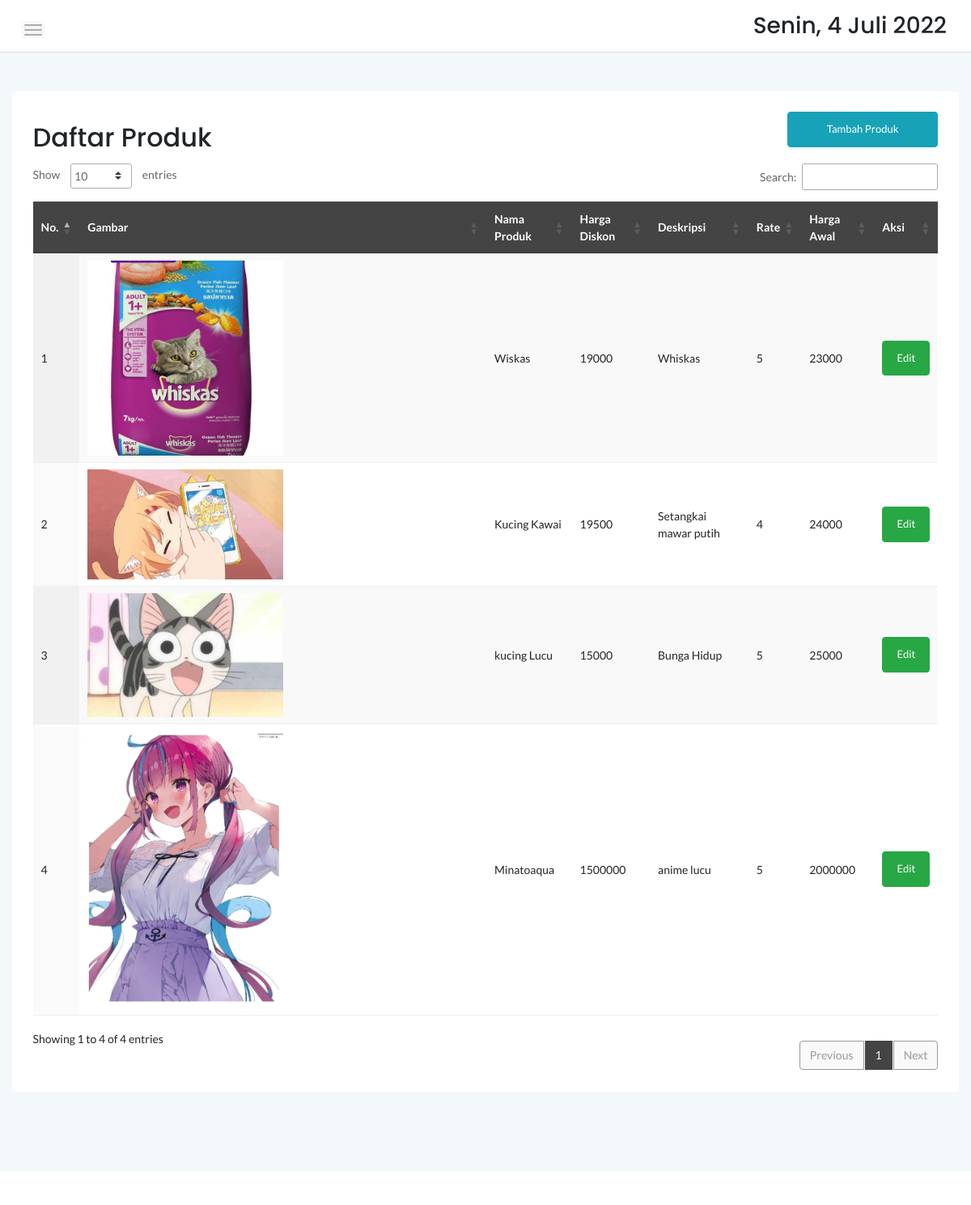
The app's page /admin/produk.php with its own data.
### tables this page shows
CREATE TABLE `produk` (
  `idproduk` int(11) NOT NULL,
  `namaproduk` varchar(30) NOT NULL,
  `gambar` varchar(100) NOT NULL,
  `deskripsi` varchar(200) NOT NULL,
  `rate` int(11) NOT NULL,
  `hargabefore` int(11) NOT NULL,
  `hargaafter` int(11) NOT NULL,
  `tgldibuat` timestamp NOT NULL DEFAULT current_timestamp()
);

### admin/produk.php (the view, shortened to what this page needs)
<?php
	include '../dbconnect.php';
	?>
<!doctype html>
<html class="no-js" lang="en">
<head>
    <link rel="stylesheet" href="assets/css/bootstrap.min.css">
    <link rel="stylesheet" href="assets/css/font-awesome.min.css">
    <link rel="stylesheet" href="assets/css/themify-icons.css">
    <link rel="stylesheet" href="assets/css/metisMenu.css">
    <link rel="stylesheet" href="assets/css/owl.carousel.min.css">
    <link rel="stylesheet" href="assets/css/slicknav.min.css">
    <link rel="stylesheet" href="https://www.amcharts.com/lib/3/plugins/export/export.css" type="text/css" media="all" />
	<link rel="stylesheet" type="text/css" href="https://cdn.datatables.net/1.10.20/css/jquery.dataTables.min.css">
    <link rel="stylesheet" type="text/css" href="https://cdn.datatables.net/1.10.20/css/jquery.dataTables.css">
    <link rel="stylesheet" type="text/css" href="https://cdn.datatables.net/1.10.20/css/dataTables.bootstrap4.min.css">
    <link rel="stylesheet" type="text/css" href="https://cdn.datatables.net/responsive/2.2.3/css/responsive.bootstrap.min.css">
    <link rel="stylesheet" type="text/css" href="https://cdn.datatables.net/responsive/2.2.3/css/responsive.jqueryui.min.css">
	<link rel="stylesheet" type="text/css" href="https://cdn.datatables.net/buttons/1.5.2/css/buttons.dataTables.min.css">
    <link rel="stylesheet" href="assets/css/typography.css">
    <link rel="stylesheet" href="assets/css/default-css.css">
    <link rel="stylesheet" href="assets/css/styles.css">
    <link rel="stylesheet" href="assets/css/responsive.css">
</head>
<body>
    <div class="page-container">
        <div class="main-content">
            <div class="header-area">
                <div class="row align-items-center">
                    <div class="col-md-6 col-sm-8 clearfix">
                        <div class="nav-btn pull-left">
                            <span></span>
                            <span></span>
                            <span></span>
                        </div>
                    </div>
                    <div class="col-md-6 col-sm-4 clearfix">
                        <ul class="notification-area pull-right">
                            <li><h3><div class="date">
						</b></div></h3>
						</li>
                        </ul>
                    </div>
                </div>
            </div>
            <div class="main-content-inner">
                <div class="row mt-5 mb-5">
                    <div class="col-12">
                        <div class="card">
                            <div class="card-body">
                                <div class="d-sm-flex justify-content-between align-items-center">
									<h2>Daftar Produk</h2>
									<button style="margin-bottom:20px" data-toggle="modal" data-target="#myModal" class="btn btn-info col-md-2">Tambah Produk</button>
                                </div>
                                    <div class="data-tables datatable-dark">
										 <table id="dataTable3" class="display" style="width:100%"><thead class="thead-dark">
											<tr>
												<th>No.</th>
												<th>Gambar</th>
												<th>Nama Produk</th>
												<th>Harga Diskon</th>
												<th>Deskripsi</th>
												<th>Rate</th>
												<th>Harga Awal</th>
												<th>Aksi</th>
											</tr></thead><tbody>
											<?php
											$brgs=mysqli_query($conn,"SELECT * from produk order by idproduk ASC");
											$no=1;
											while($p=mysqli_fetch_array($brgs)){
												?>
												<tr>
													<td><?php echo $no++ ?></td>
													<td><img src="../<?php echo $p['gambar'] ?>" width="50%"\></td>
													<td><?php echo $p['namaproduk'] ?></td>
													<td><?php echo $p['hargaafter'] ?></td>
													<td><?php echo $p['deskripsi'] ?></td>
													<td><?php echo $p['rate'] ?></td>
													<td><?php echo $p['hargabefore'] ?></td>
													<td style="text-align: center;">
														<button data-toggle="modal" data-target="#editModal<?php echo $p['idproduk'] ?>" class="btn btn-success">Edit</button>
													</td>
												</tr>
												<?php
											}
											?>
										</tbody>
										</table>
                                    </div>
								 </div>
                            </div>
                        </div>
                    </div>
                </div>
            </div>
        </div>
        <footer>
            <div class="footer-area">
            </div>
        </footer>
</body>
</html>

### admin/assets/css/styles.css (style rules this page uses)
.page-container { width: 100%; height: 100%; min-height: 100vh; padding-left: 280px; -webkit-transition: padding-left 0.3s ease 0s; transition: padding-left 0.3s ease 0s; }
.card { border: none; border-radius: 4px; background-color: #fff; -webkit-transition: all 0.3s ease 0s; transition: all 0.3s ease 0s; }
.card-body { padding: 25.6px; padding: 1.6rem; }
.main-content { width: 100%; background: #F3F8FB; }
.main-content-inner { padding: 0 30px 50px; }
.header-area { padding: 15px 30px; background: #fff; border-bottom: 1px solid #d8e3e7; }
.nav-btn { margin-right: 30px; margin-top: 10px; cursor: pointer; }
.nav-btn span { display: block; width: 22px; height: 2px; background: #b3aaaa; margin: 4px 0; border-radius: 15px; -webkit-transition: all 0.3s ease 0s; transition: all 0.3s ease 0s; box-shadow: 0 0 0 4px rgba(99, 96, 96, 0.03); }
.notification-area { -webkit-user-select: none; -moz-user-select: none; -ms-user-select: none; user-select: none; position: relative; z-index: 1; }
.notification-area li { display: inline-block; margin-left: 20px; cursor: pointer; -webkit-user-select: none; -moz-user-select: none; -ms-user-select: none; user-select: none; }
.footer-area { text-align: center; padding: 23px 0 19px; background: #fff; }
.btn { padding: 11px 17px; font-size: 13px; letter-spacing: 0; }
table tr th { border-bottom: none; }
table tr th, table tr td { border-top: 1px solid rgba(120, 130, 140, 0.13) !important; }
table.dataTable.no-footer { border-bottom: 1px solid rgba(120, 130, 140, 0.13) !important; }
table.dataTable thead th, table.dataTable thead td { border-bottom-color: transparent; }
.datatable-dark thead { background: #444; color: #fff; }

### admin/assets/css/responsive.css (style rules this page uses)
@media (min-width: 1200px) and (max-width: 1364px) { .main-content-inner { padding: 0 15px 50px; } }
@media (min-width: 1200px) and (max-width: 1364px) { .page-container, .sbar_collapsed.page-container { padding-left: 0; } }

### records on screen
produk: gambar (picture), namaproduk "Wiskas", hargaafter "19000", deskripsi "Whiskas", rate "5", hargabefore "23000"
produk: gambar (picture), namaproduk "Kucing Kawai", hargaafter "19500", deskripsi "Setangkai mawar putih", rate "4", hargabefore "24000"
produk: gambar (picture), namaproduk "kucing Lucu", hargaafter "15000", deskripsi "Bunga Hidup", rate "5", hargabefore "25000"
produk: gambar (picture), namaproduk "Minatoaqua", hargaafter "1500000", deskripsi "anime lucu", rate "5", hargabefore "2000000"
